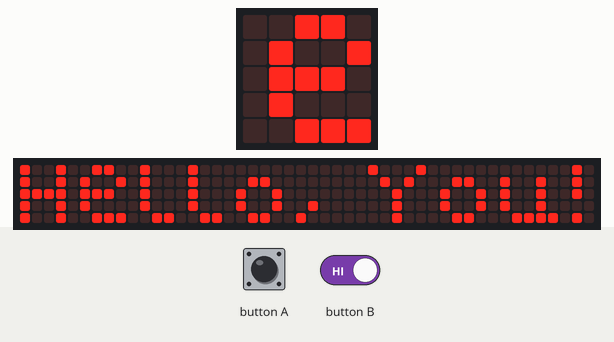
A program run on a simulated BBC micro:bit running MicroPython. On the bench: the board's 5×5 LED display, a strip that is not on the board, showing the scrolling text unrolled. Inputs (shaded band) come from the test bench. The 48×5 strip is a reading aid, not a part: it shows the text the display is scrolling, unrolled, one strip-width of it at a time.

Above: at 1.27 s.
1.3 s: button B held down
At 8.6 s:
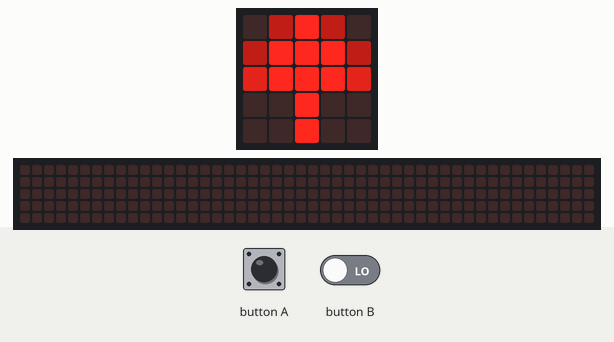
9.4 s: button A pressed for 3 s
At 9.47 s:
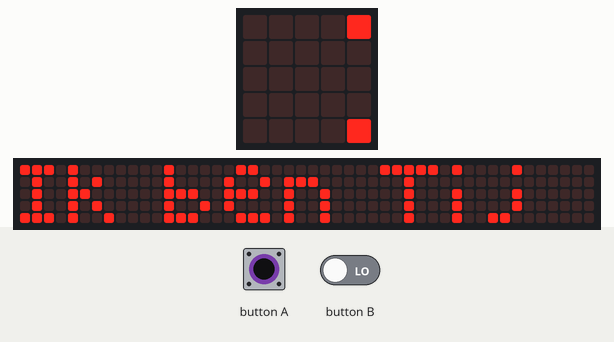

The program:

Microbitwiebenikboom.py
```python
# Add your Python code here. E.g.
from microbit import *

while True:
    boom = Image("03930:"
             "39993:"
             "69996:"
             "00900:"
             "00900")

    if button_a.is_pressed():
        display.scroll('Ik ben Tijmen')
    elif button_b.is_pressed():
        display.show(boom)
    else: display.scroll('Hello, You!', wait=True, loop=False)
```

Measured:
- after the input at 1.3 s, the display: first differs from a run without the input after 6.7 s (image 1)
- after the input at 9.4 s, the display: changes at once (image 2)
